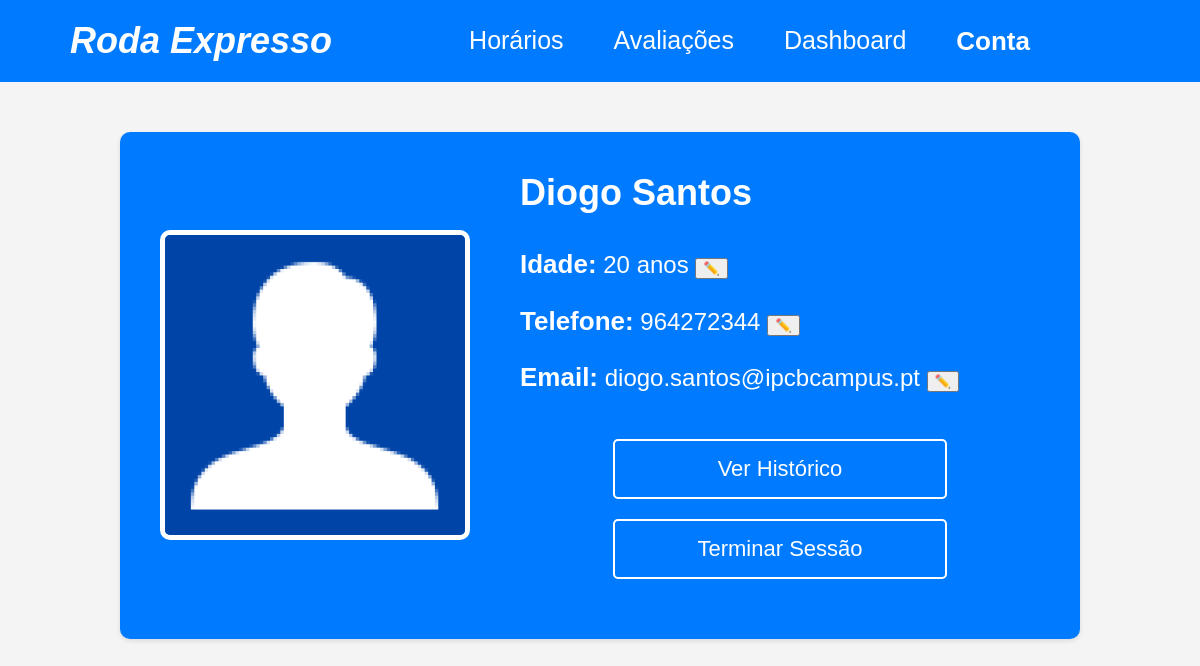
The app's page /pages/gestor/conta/conta.php (signed in) with its own data.
### tables this page shows
CREATE TABLE `utilizador` (
  `id_utilizador` int(11) NOT NULL,
  `nome_utilizador` varchar(255) NOT NULL,
  `email` varchar(255) NOT NULL,
  `password` varchar(255) NOT NULL,
  `data_registo` timestamp NOT NULL DEFAULT current_timestamp(),
  `tipo_utilizador` int(11) NOT NULL,
  `idade` int(11) DEFAULT NULL,
  `telefone` varchar(20) DEFAULT NULL
);

### pages/gestor/conta/conta.php (the view, shortened to what this page needs)
<?php
    $user_id = $_SESSION['user_id'];
    $sql = "SELECT nome_utilizador, idade, telefone, email FROM Utilizador WHERE id_utilizador = $user_id";
    $resultado = mysqli_query($conn, $sql);
    $dados = mysqli_fetch_assoc($resultado);
    $nome = $dados['nome_utilizador'];
    $idade = $dados['idade'] ?? '??';
    $telefone = $dados['telefone'] ?? 'Não definido';
    $email = $dados['email'];
?>
<!DOCTYPE html>
<html lang="pt-PT">
<head>
</head>
<body>
    <div class="header">
        <a href="../PgInicialGestor.php" style="text-decoration: none; color: white;">
            <h1>Roda Expresso</h1>
        </a>
        <div class="menu">
                <a href="../horarios/horarios.php">Horários</a>
                <a href="../avaliacoes.php">Avaliações</a>
                <a href="../dashboard.php">Dashboard</a>
                <a href="conta.php" class="negrito">Conta</a>
        </div>
    </div>
    <div class="container">
        <div class="conta-container">
            <img src="../../../images/homem.png" alt="Foto do Utilizador" class="foto-perfil">
            <div class="info-utilizador">
                <h2><?php echo htmlspecialchars($nome); ?></h2>
                <div class="detalhes-utilizador">
                    <form method="POST" style="display:inline;">
                        <p>
                            <span class="negrito">Idade:</span>
                            <span id="idade_texto"><?php echo $idade ? $idade . ' anos' : 'Não definida'; ?></span>
                            <button type="button" onclick="editarCampo('idade')" id="btn_editar_idade">✏️</button>
                        </p>
                    </form>
                    <form method="POST" style="display:inline;">
                        <p>
                            <span class="negrito">Telefone:</span>
                            <span id="telefone_texto"><?php echo htmlspecialchars($telefone); ?></span>
                            <button type="button" onclick="editarCampo('telefone')" id="btn_editar_telefone">✏️</button>
                        </p>
                    </form>
                    <form method="POST" style="display:inline;">
                        <p>
                            <span class="negrito">Email:</span>
                            <span id="email_texto"><?php echo htmlspecialchars($email); ?></span>
                            <button type="button" onclick="editarCampo('email')" id="btn_editar_email">✏️</button>
                        </p>
                    </form>
                </div>
                <a href="historico.php" class="botao-historico">Ver Histórico</a>
                <a href="../../logout.php" class="botao-logout">Terminar Sessão</a>
            </div>
        </div>
    </div>
</body>
</html>

### pages/gestor/conta/conta.php (style rules this page uses)
body { font-family: Arial, sans-serif; margin: 0; padding: 0; background-color: #f4f4f4; }
.header { background-color: #007bff; color: white; padding: 20px; display: flex; justify-content: space-between; align-items: center; }
.header h1 { margin: 0; padding-left: 50px; font-weight: bold; font-style: italic; font-size: 36px; }
.menu { display: flex; gap: 50px; padding-right: 150px; font-size: 25px; }
.menu a { text-decoration: none; color: white; }
.negrito { font-weight: bold; font-size: 26px; }
.container { width: 80%; margin: auto; margin-top: 50px; }
.conta-container { background-color: #007bff; padding: 40px; border-radius: 10px; margin-bottom: 20px; box-shadow: 0 2px 5px rgba(0, 0, 0, 0.1); display: flex; align-items: center; gap: 50px; }
.foto-perfil { width: 300px; height: 300px; object-fit: cover; border: 5px solid white; border-radius: 10px; }
.info-utilizador { flex-grow: 1; color: white; }
.info-utilizador h2 { font-size: 36px; margin-top: 0; margin-bottom: 30px; }
.detalhes-utilizador { font-size: 24px; line-height: 1.6; }
.detalhes-utilizador p { margin: 15px 0; }
.botao-historico { display: block; width: 300px; padding: 15px; margin: 40px auto 0; border: 2px solid white; color: white; background-color: transparent; font-size: 22px; cursor: pointer; border-radius: 5px; text-align: center; text-decoration: none; }
.botao-logout { display: block; width: 300px; padding: 15px; margin: 20px auto; border: 2px solid white; color: white; background-color: transparent; font-size: 22px; cursor: pointer; border-radius: 5px; text-align: center; text-decoration: none; }

### records on screen
utilizador: nome_utilizador "Diogo Santos", idade "20", telefone "964272344", email "diogo.santos@ipcbcampus.pt"
